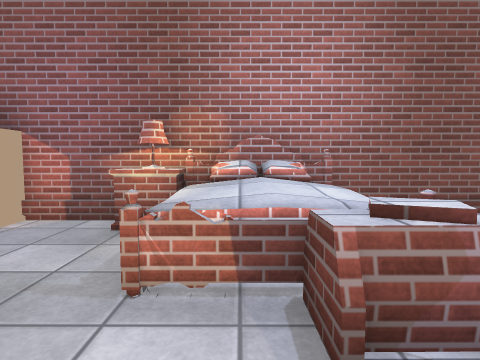
View 1 (above)

16 first-person views from a walk through a scene from a Unity 3-D project. The camera is 1.2 m above the floor, tilts 4° down and sees 80° across. The floor is counted in squares, 1 m on a side. Each view is taken from the middle of a square. On the plan, view 1 faces up. The plan holds only what a view shows up to about 13 squares ahead; the rest is blank. Surface patterns are stand-ins for the level's own textures.

View 2
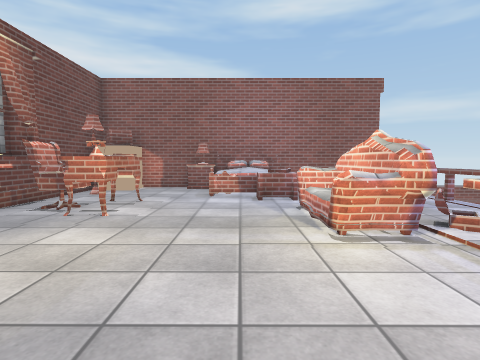

View 3
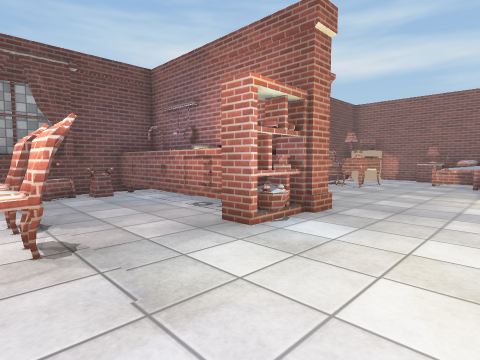

View 4
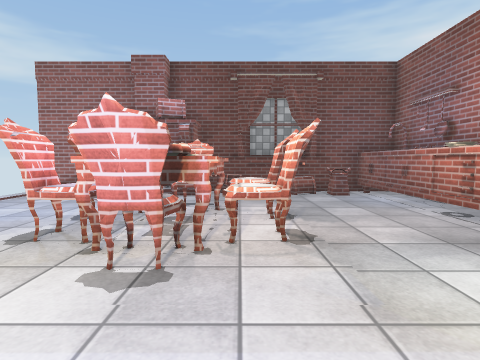

View 5
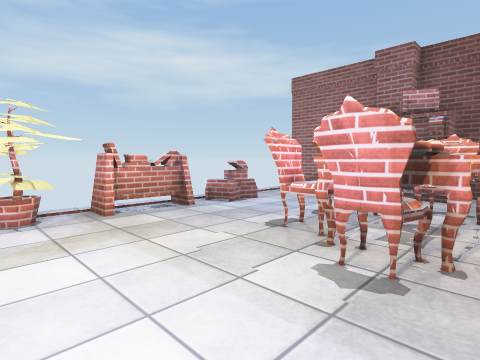

View 6
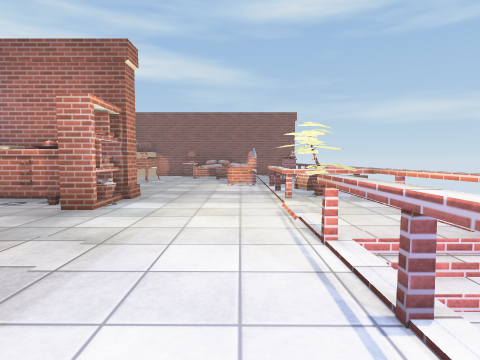

View 7
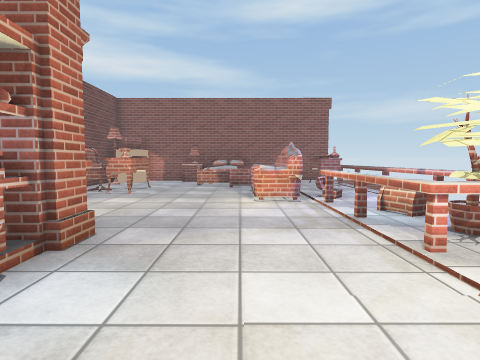

View 8
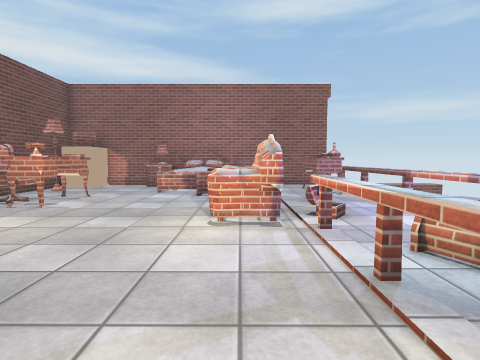

View 9
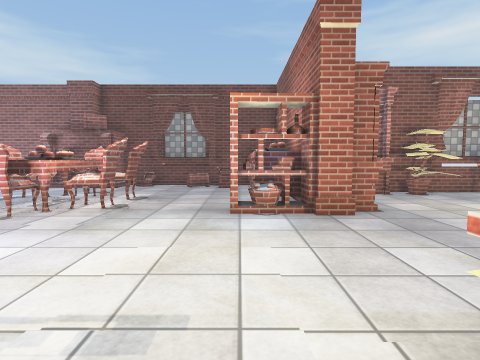

View 10
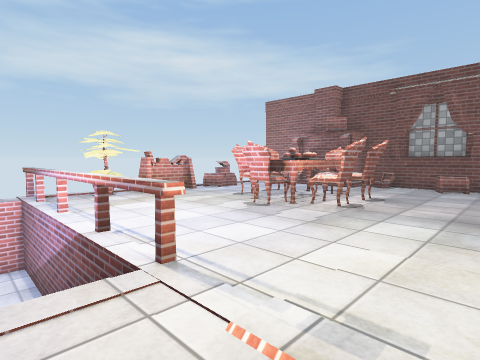

View 11
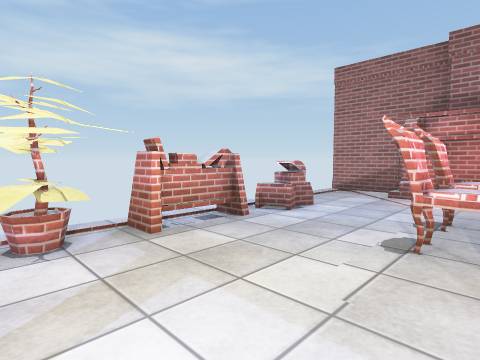

View 12
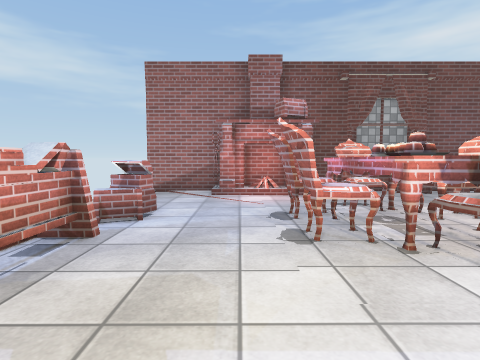

View 13
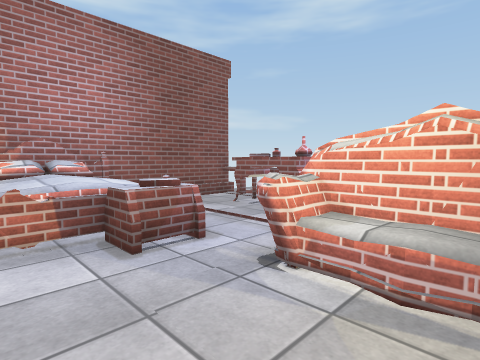

View 14
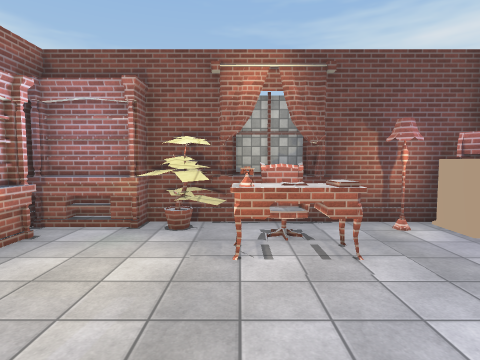

View 15
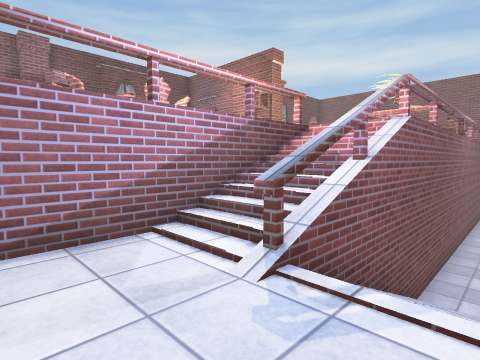

View 16
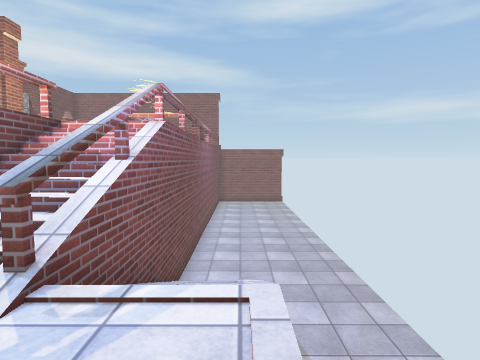

### Floor plan
Key: @ floor where view 1 was taken; # wall or solid block; x gap in a wall; . main floor; : floor 0.5 m higher than the main floor; - floor 2 m lower than the main floor; _ floor 4.5 m lower than the main floor; / step, stairs or slope; = window, fence, low wall or low ledge; ^ raised ledge; O other object.
Columns run from 9 left of view 1 to 11 right of it. Each row starts with its distance up from view 1.
  6      ###########
  5    #OO.##^^= ..
  4    #O...^^^= .^
  3    ##...^^^=..^
  2    #......^=..^
  1    #.=^........#
  0    #x^^..@.=^..#
 -1    #^=^....:^..#
 -2    ##^.....:^=.#
 -3    ## .....=x..#_
 -4     #.......#.=#_
 -5     #.......=.##_
 -6    #####.....^##_____
 -7  #######....####_____
 -8  #^^^^^#....##^#_____
 -9  #.....#.......#_____
-10 ##.............#_____
-11 ##.............#//___
-12 #....#.#....#//#//___
-13 #....^^^....#//#//___
-14 #...#^^^#...#//#//___
-15 ##..#^^^#...#//#//
-16 ##...#.#....#//#//
-17 ##..........#-----
-18 ##.........##----
-19 #...=#.##^###--- -
-20 #...== #######
-21 #

Where each view was taken, in squares from view 1:
view 1: 0 up, 0 right, facing up
view 2: 7 down, 0 right, facing up
view 3: 13 down, 2 right, facing up-left
view 4: 13 down, 2 right, facing left
view 5: 13 down, 2 right, facing down-left
view 6: 16 down, 2 right, facing up
view 7: 11 down, 1 right, facing up
view 8: 8 down, 2 right, facing up
view 9: 9 down, 5 right, facing left
view 10: 9 down, 5 right, facing down-left
view 11: 15 down, 2 right, facing down-left
view 12: 17 down, 2 right, facing left
view 13: 2 down, 1 left, facing up-right
view 14: 1 down, 2 right, facing left
view 15: 19 down, 8 right, facing up-left
view 16: 19 down, 8 right, facing up
